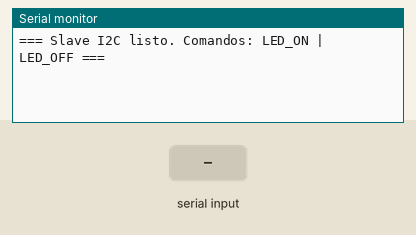
A sketch run on a simulated Arduino Nano, built with avr-gcc and run on an emulated ATmega328P. On the bench: the last lines printed to the serial monitor. The test bench sets the inputs (shaded band).

Above: at 1.2 s.
1.3 s: "LED_ON\n" received over Serial
At 2.5 s:
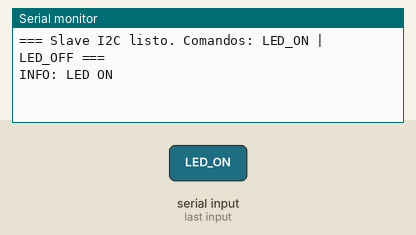
2.8 s: "LED_OFF\n" received over Serial
At 3.7 s:
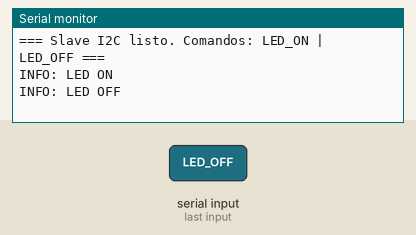
4.3 s: "1\n" received over Serial
At 4.9 s:
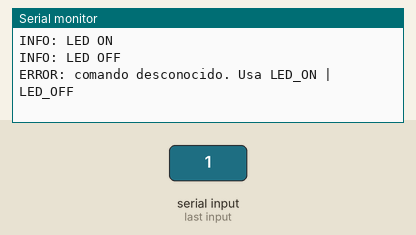

Measured:
- after the input at 1.3 s, the serial monitor: prints a new line at once (image 1)
- after the input at 2.8 s, the serial monitor: prints a new line at once (image 2)
- after the input at 4.3 s, the serial monitor: prints a new line at once (image 3)

The sketch:

Apartado_5_nano.ino
```cpp
#include <Wire.h>
//Necesario que el Arduino sea el esclavo y el ESP32 el maestro, porque si no es necesario incluir las resistencias de pull-up
#define I2C_SLAVE_ADDR 0x08 //Direccion del Arduino

volatile char ledCmd = '0';  // último comando recibido por UART

//Request del ESP32
void onRequest() {
  Wire.write(ledCmd);  // ESP32 pregunta → Nano responde con el comando
}

//Interprete del comando que se manda por serial
void parseCommand(String cmd) {
  cmd.trim();
  if (cmd == "LED_ON") {
    ledCmd = '1';
    Serial.println("INFO: LED ON");
  } else if (cmd == "LED_OFF") {
    ledCmd = '0';
    Serial.println("INFO: LED OFF");
  } else {
    Serial.println("ERROR: comando desconocido. Usa LED_ON | LED_OFF");
  }
}

void setup() {
  Serial.begin(115200);
  while (!Serial);

// Arranca el i2c
  Wire.begin(I2C_SLAVE_ADDR);
  Wire.onRequest(onRequest);

  Serial.println("=== Slave I2C listo. Comandos: LED_ON | LED_OFF ===");
}

void loop() {
  if (Serial.available()) {
    String cmd = Serial.readStringUntil('\n');
    parseCommand(cmd);
  }
}
```
